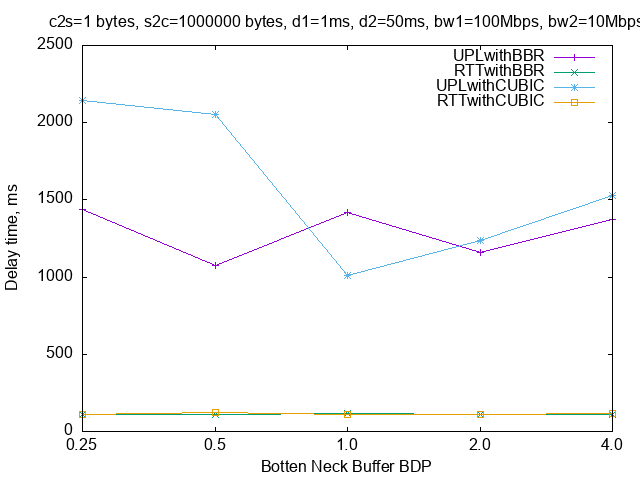

Write gnuplot code to recreate this figure.
set term png
set output 'f11c.png' 

set key fixed right top vertical Right noreverse noenhanced autotitle nobox
set style data linespoints
set xlabel "Botten Neck Buffer BDP"
set ylabel "Delay time, ms"
    
set title 'c2s=1 bytes, s2c=1000000 bytes, d1=1ms, d2=50ms, bw1=100Mbps, bw2=10Mbps'
plot 'f11c.dat' using 2:xtic(1) title columnheader(2), for [i=3:5] '' using i title columnheader(i)
